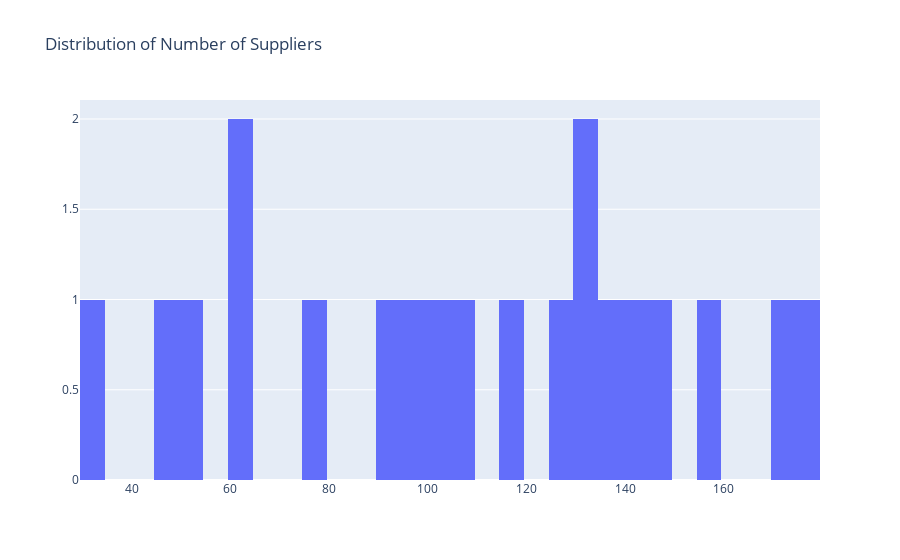

Notebook cell for this chart:
### Code cell
fig = go.Figure(data=[go.Histogram(x=df['Suppliers'],
                                  xbins=dict(size=5.0),)])

fig.update_layout(title_text='Distribution of Number of Suppliers')
    
    
fig.show()

### Figure 1 — Plotly figure (JSON) as saved in the notebook; plotly's stock layout.template omitted (floating-point values rounded to 4 significant figures)
{"data": [{"type": "histogram", "x": [61, 95, 139, 91, 155, 75, 103, 117, 176, 130, 62, 129, 145, 141, 105, 51, 131, 172, 34, 48], "xbins": {"size": 5}}], "layout": {"title": {"text": "Distribution of Number of Suppliers"}}}
